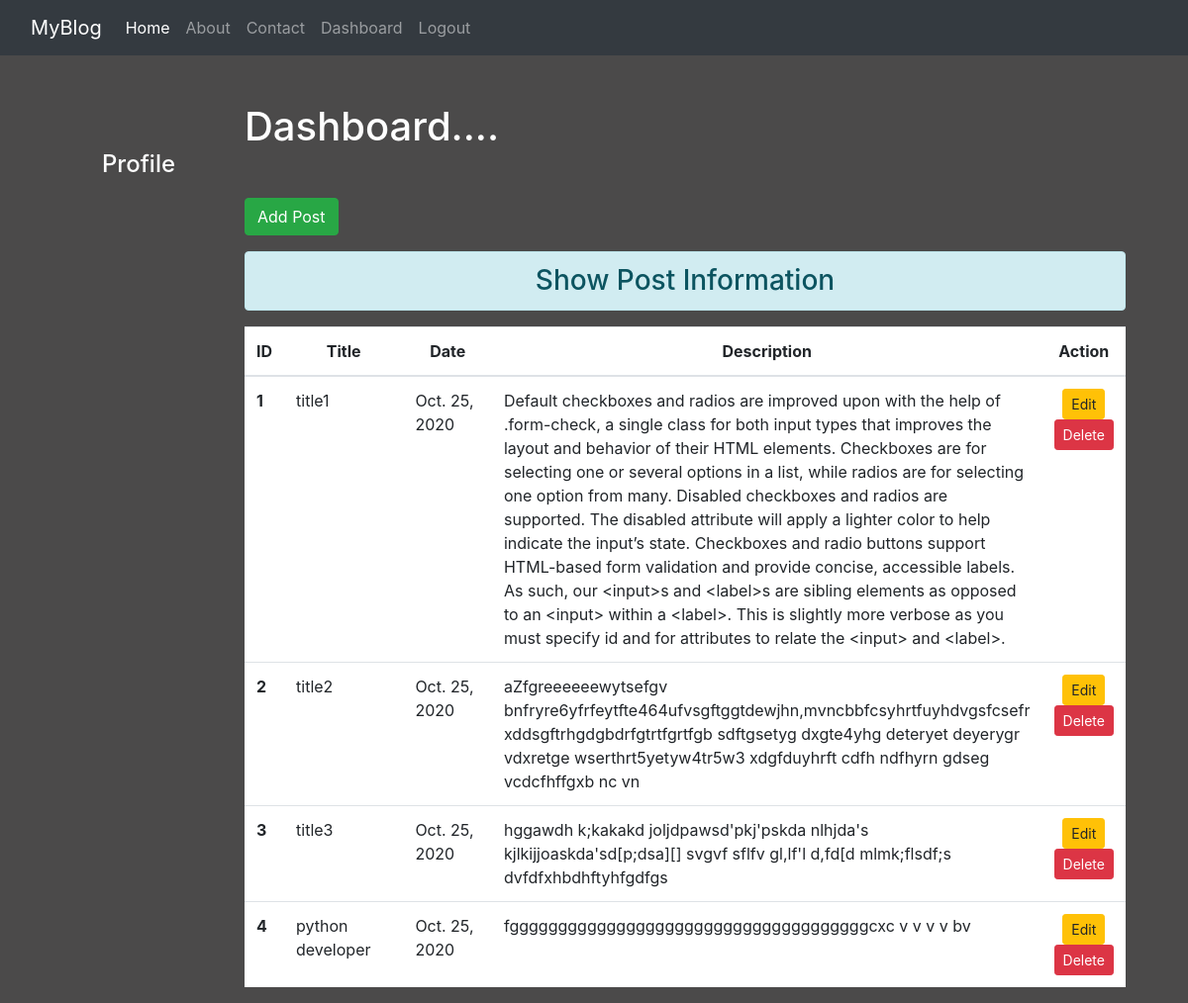
The page /dashboard/ (signed in) on the database its author committed.
### blog/models.py (models this page shows, shortened)
class Post(models.Model):
    title = models.CharField(max_length=150)
    desc = models.TextField()
    pub_date = models.DateField(default=datetime.now())

### blog/views.py (the view)
# urls.py: path('dashboard/', views.dashboard, name='dashboard'),
def dashboard(request):
    if request.user.is_authenticated:
        posts = Post.objects.all()
        user = request.user
        full_name = user.get_full_name()
        gps = user.groups.all()
        return render(request, 'blog/dashboard.html', {'posts': posts, 'full_name': full_name, 'groups': gps})
    else:
        return HttpResponseRedirect('/login/')

### blog/templates/blog/dashboard.html (shortened to what this page needs)
{% extends 'blog/base.html' %}
{% load static %}
{% block side %}
  <div class="col-sm-2 text-white my-5 text-center">
      <h4 class="my-5">Profile</h4>
  </div>
{% endblock side %}
{% block content %}
<div class="col-sm-10">
    <h1 class="text-white my-5" >Dashboard....</h1>
    <a href="{% url 'addpost' %}" class="btn btn-success">Add Post</a>
    <h3 class="text-center alert alert-info mt-3">Show Post Information</h3>
    {% if posts  %}
    <table class="table table-hover bg-white ">
        <thead>
        <tr class="text-center">
            <th scope="col" style="width:2%">ID</th>
            <th scope="col" style="width:28%">Title</th>
            <th scope="col" style="width:28%">Date</th>
            <th scope="col" style="width:55%">Description</th>
            <th scope="col" style="width:15%">Action</th>
        </tr>
        </thead>
        <tbody>
        {% for post in posts %}
        <tr>
            <th scope="row">{{post.id}}</th>
            <td>{{post.title}}</td>
            <td>{{post.pub_date}}</td>
            <td>{{post.desc}}</td>
            <td class="text-center">
                <a href="{% url 'updatepost' post.id %}" class="btn btn-warning btn-sm">Edit</a>
                {% if perms.blog.delete_post %}
                <form action="{% url 'deletepost' post.id %}" method="post" class="d-inline">
                    <input type="submit" class="btn btn-danger btn-sm" value="Delete">
                </form>
                {% endif %}
            </td>
        </tr>
        {% endfor %}
        </tbody>
    </table>
    {% else %}
    <h4 class="text-center alert alert-warning">NO RECORDS.....</h4>
    {% endif %}
</div>
{% endblock content %}

### blog/static/blog/css/style.css (style rules this page uses)
body { background-color:rgb(75,74,74); color:antiquewhite; }

### rows shown on the page
Post: id "1", title "title1", pub_date "Oct. 25, 2020", desc "Default checkboxes and radios are improved upon with the help of .form-check, a single class for both input types that improves the layout and behavior of their HTML elements. Checkboxes are for selecting one or several options in a list, while radios are for selecting one option from many. Disabled checkboxes and radios are supported. The disabled attribute will apply a lighter color to help indicate the input’s state. Checkboxes and radio buttons support HTML-based form validation and provide concise, accessible labels. As such, our <input>s and <label>s are sibling elements as opposed to an <input> within a <label>. This is slightly more verbose as you must specify id and for attributes…"
Post: id "2", title "title2", pub_date "Oct. 25, 2020", desc "aZfgreeeeeewytsefgv bnfryre6yfrfeytfte464ufvsgftggtdewjhn,mvncbbfcsyhrtfuyhdvgsfcsefr xddsgftrhgdgbdrfgtrtfgrtfgb sdftgsetyg dxgte4yhg deteryet deyerygr vdxretge wserthrt5yetyw4tr5w3 xdgfduyhrft cdfh ndfhyrn gdseg vcdcfhffgxb nc vn"
Post: id "3", title "title3", pub_date "Oct. 25, 2020", desc "hggawdh k;kakakd joljdpawsd'pkj'pskda nlhjda's kjlkijjoaskda'sd[p;dsa][] svgvf sflfv gl,lf'l d,fd[d mlmk;flsdf;s dvfdfxhbdhftyhfgdfgs"
Post: id "4", title "python developer", pub_date "Oct. 25, 2020", desc "fgggggggggggggggggggggggggggggggggggggcxc v v v v bv"
